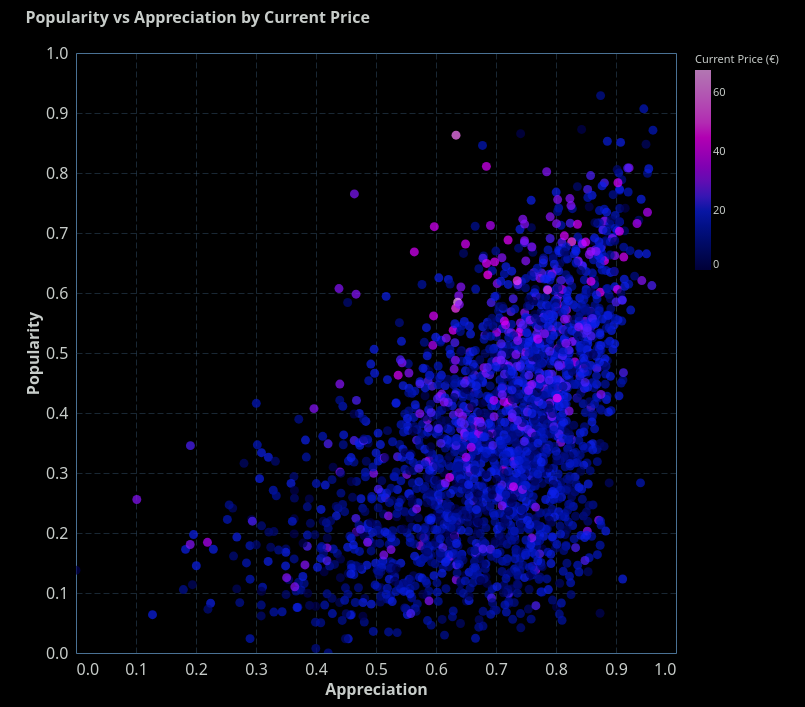

Describe this chart as a Vega-Lite specification.
### Vega-Lite specification from a JSON file in a GitHub repository (floating-point values rounded to 4 significant figures; data arrays with more than 128 entries replaced by an {"elided": "..."} marker saying what was removed)
{"config": {"view": {"continuousWidth": 400, "continuousHeight": 300, "stroke": "#4A7295", "strokeWidth": 1}, "background": "#000000", "mark": {"color": "#6495ED"}, "arc": {"fill": "#6495ED"}, "area": {"fill": "#6495ED", "line": true, "fillOpacity": 0.1}, "line": {"stroke": "#6495ED", "strokeWidth": 2}, "path": {"stroke": "#6495ED"}, "rect": {"fill": "#6495ED"}, "shape": {"stroke": "#6495ED"}, "symbol": {"fill": "#6495ED"}, "title": {"color": "#C7CCC9", "anchor": "start", "dy": -15, "fontSize": 16, "font": "IBM Plex Sans,system-ui,-apple-system,BlinkMacSystemFont,\".sfnstext-regular\",sans-serif", "fontWeight": 600}, "axisBand": {"grid": false}, "axis": {"labelColor": "#C7CCC9", "labelFontSize": 16, "labelFont": "IBM Plex Sans Condensed, system-ui, -apple-system, BlinkMacSystemFont, \".SFNSText-Regular\", sans-serif", "labelFontWeight": 400, "titleColor": "#C7CCC9", "titleFontWeight": 600, "titleFontSize": 16, "grid": true, "gridColor": "#4A7295", "labelAngle": 0, "domainColor": null, "tickColor": null, "labelPadding": 2, "tickSize": 6, "tickWidth": 0.5, "gridOpacity": 1, "gridZ": 1}, "axisX": {"gridDash": [6, 3], "gridWidth": 0.35, "gridColor": "#4A7295", "labelAngle": 0}, "axisY": {"gridDash": [6, 3], "gridWidth": 0.35, "gridColor": "#4A7295"}, "layer": {"grid": 1, "mark": 0}, "legend": {"labelFontSize": 11, "padding": 1, "symbolType": "square", "labelColor": "#C7CCC9", "titleColor": "#C7CCC9"}, "style": {"guide-label": {"font": "IBM Plex Sans,system-ui,-apple-system,BlinkMacSystemFont,\".sfnstext-regular\",sans-serif", "fill": "#C7CCC9", "fontWeight": 400}, "guide-title": {"font": "IBM Plex Sans,system-ui,-apple-system,BlinkMacSystemFont,\".sfnstext-regular\",sans-serif", "fill": "#C7CCC9", "fontWeight": 400}}, "range": {"category": ["#4f42ffff", "#00f7ffff", "#39ff14ff", "#CCFF00", "#ff6600ff", "#ff1b8dff", "#ff00ffff", "#8f00ffff"]}}, "data": {"name": "data-415eb8e2fa16f0fcf8ff27e72011dae7"}, "mark": {"type": "circle", "opacity": 0.7, "size": 80}, "encoding": {"color": {"field": "current_price", "scale": {"domainMin": 0, "range": ["#000050", "#1023FF", "#FF00FF", "#FFFFFF"]}, "title": "Current Price (€)", "type": "quantitative"}, "tooltip": [{"field": "name", "title": "Game Title", "type": "nominal"}, {"field": "appreciation_score", "format": ".2f", "title": "Appreciation", "type": "quantitative"}, {"field": "popularity_score", "format": ".2f", "title": "Popularity", "type": "quantitative"}, {"field": "current_price", "format": ".2f", "title": "Current Price ($)", "type": "quantitative"}], "x": {"axis": {"values": [0.0, 0.1, 0.2, 0.3, 0.4, 0.5, 0.6, 0.7, 0.8, 0.9, 1.0]}, "field": "appreciation_score", "title": "Appreciation", "type": "quantitative"}, "y": {"axis": {"values": [0.0, 0.1, 0.2, 0.3, 0.4, 0.5, 0.6, 0.7, 0.8, 0.9, 1.0]}, "field": "popularity_score", "title": "Popularity", "type": "quantitative"}}, "height": 600, "padding": {"left": 25, "top": 10, "right": 25, "bottom": 10}, "params": [{"name": "CategorySelector", "bind": {"input": "select", "options": ["indie", "non-indie"], "name": "Game Type: "}, "value": "indie"}, {"name": "param_2", "select": {"type": "interval", "encodings": ["x", "y"]}, "bind": "scales"}], "title": "Popularity vs Appreciation by Current Price", "transform": [{"filter": "(datum.tipologia_gioco === CategorySelector)"}], "width": 600, "$schema": "https://vega.github.io/schema/vega-lite/v5.16.3.json", "datasets": {"data-415eb8e2fa16f0fcf8ff27e72011dae7": {"elided": "4703 records"}}}
